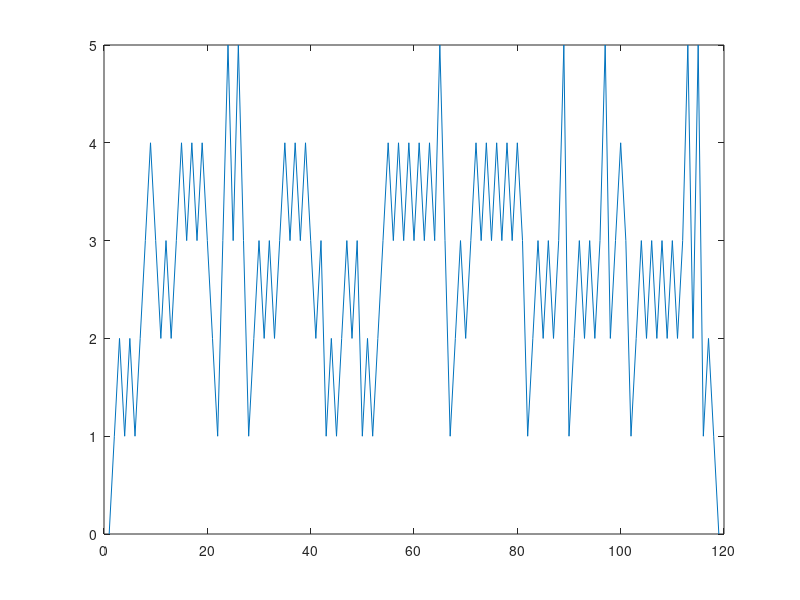

This chart was generated by the following MATLAB code:
%-----------------------------
%--- MOTION & SLEEP - EXERCISE
%-----------------------------
%--- MATEUSZ SOLINSKI --------
%-----------------------------

%-----------------------------
%  LOAD DATA

%---- phone.csv

fid = fopen('phone.csv');
out = textscan(fid,'%s%f%f%f','delimiter',',');
fclose(fid);

timestamp = out{1};
Xacc = out{2};
Yacc = out{3};
Zacc = out{4};

%---- sleep_phases.csv

fid = fopen('sleep_phases.csv');
out = textscan(fid,'%s%f','delimiter',',');
fclose(fid);

timestampSP = out{1};
sleepP = out{2};


%----- print
figure(1)
plot(sleepP)